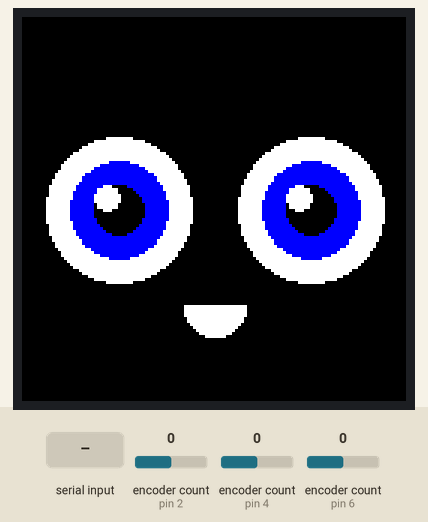
Simulated run of this sketch. Board: Arduino Uno, built with avr-gcc and run on an emulated ATmega328P. On the bench: 128×128 colour display. The inputs (shaded band) are chosen by the test bench; at power-on: encoder count (sensors on pin 2, pin 4, pin 6) 0. What the sketch prints to the serial monitor is not drawn.

Above: at 1.4 s.
1.5 s: "SHOWDIAG" received over Serial
At 3.6 s:
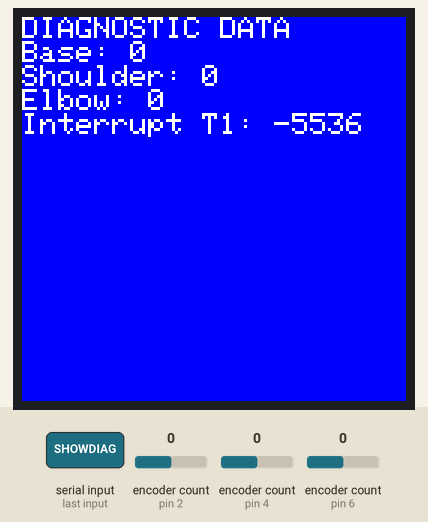
4.0 s: "EYESLEFT" received over Serial
At 6.2 s:
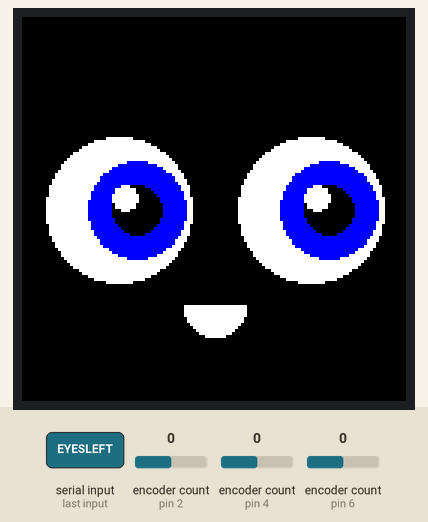
6.5 s: "SHOWDIAG" received over Serial
At 8.6 s:
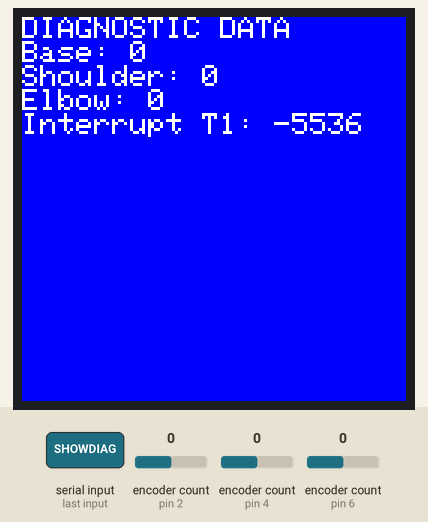
9.0 s: "EYESNORMAL" received over Serial
At 11.4 s:
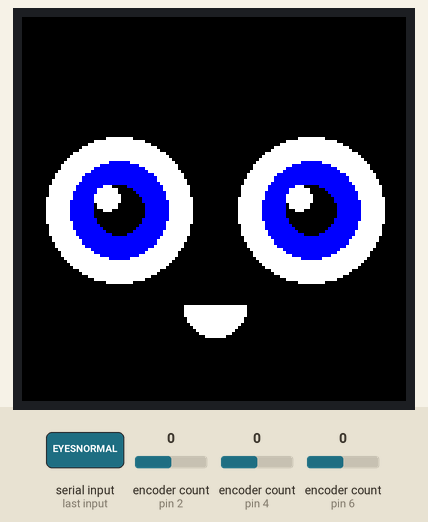
Timing chart, 0 to 12.9 s (numbered marks = the images above; inputs shaded):
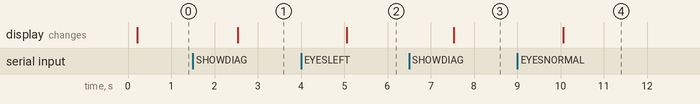

The sketch:

main.ino
```cpp
// #define ENCODER_DO_NOT_USE_INTERRUPTS
#include <Encoder.h>
#include <Adafruit_GFX.h>    // Core graphics library
#include <Adafruit_ST7735.h> // Hardware-specific library for ST7735

#define TFT_CS        10
#define TFT_RST        9
#define TFT_DC         8

Adafruit_ST7735 tft = Adafruit_ST7735(TFT_CS, TFT_DC, TFT_RST);

int timer1_counter;
int eyeHeight = 0;

Encoder base(4, 5);
Encoder shoulder(6, 7);
Encoder elbow(2, 3
);


void drawEyes(int hOffset, int vOffset){

  tft.fillScreen(ST7735_BLACK);

  // Left Eye
  tft.fillCircle(32, 64, 24, ST7735_WHITE);
  tft.fillCircle((32 + hOffset), (64 + vOffset), 16, ST7735_BLUE);
  tft.fillCircle((32 + hOffset), (64 + vOffset), 8, ST7735_BLACK);
  tft.fillCircle((28 + hOffset), (60 + vOffset), 4, ST7735_WHITE);
  // tft.fillCircle(32, 100, 24, ST7735_BLACK);

  // Right Eye
  tft.fillCircle(96, 64, 24, ST7735_WHITE);
  tft.fillCircle((96 + hOffset), (64 + vOffset), 16, ST7735_BLUE);
  tft.fillCircle((96 + hOffset), (64 + vOffset), 8, ST7735_BLACK);
  tft.fillCircle((92 + hOffset), (60 + vOffset), 4, ST7735_WHITE);
  // tft.fillCircle(96, 100, 24, ST7735_BLACK);

}


void drawSmile() {
  tft.fillCircle(64, 96, 10, ST7735_WHITE);
  tft.fillRect(54, 86, 21, 10, ST7735_BLACK);
}

void drawOhNo() {
  tft.fillCircle(64, 96, 7, ST7735_WHITE);
}

void setup() {
  Serial.begin(9600);
  tft.initR(INITR_144GREENTAB);
  tft.fillScreen(ST7735_BLACK);
  // tft.println("Serial link up");
  drawEyes(0, 0);
  drawSmile();

  noInterrupts();
  TCCR1A = 0;
  TCCR1B = 0;
  timer1_counter = 60000;

  TCNT1 = timer1_counter;
  TCCR1B |= (1 << CS12);
  TIMSK1 |= (1 << TOIE1);
  interrupts();
}

ISR(TIMER1_OVF_vect) {
  TCNT1 = timer1_counter;

  Serial.println("BASE");
  Serial.println(base.read());

  Serial.println("SHOULDER");
  Serial.println(shoulder.read());

  Serial.println("ELBOW");
  Serial.println(elbow.read());

}

void loop() {
  String incomingString = Serial.readString();

  if (incomingString == "SHOWDIAG") {
    tft.fillScreen(ST7735_BLUE);
    tft.setCursor(0,0);
    tft.println("DIAGNOSTIC DATA");
    tft.print("Base: ");
    tft.println(base.read());
    tft.print("Shoulder: ");
    tft.println(shoulder.read());
    tft.print("Elbow: ");
    tft.println(elbow.read());
    tft.print("Interrupt T1: ");
    tft.println(timer1_counter);
    incomingString = "";
  }

  if (incomingString == "EYESNORMAL") {
    drawEyes(0,0);
    drawSmile();
    incomingString = "";
  }

  if (incomingString == "EYESLEFT") {
    drawEyes(6,0);
    drawSmile();
    incomingString = "";
  }

  if (incomingString == "EYESRIGHT") {
    drawEyes(-6,0);
    drawSmile();
    incomingString = "";
  }

  if (incomingString == "EYESUP") {
    drawEyes(0,-6);
    drawSmile();
    incomingString = "";
  }

  if (incomingString == "EYESDOWN") {
    drawEyes(0,6);
    drawSmile();
    incomingString = "";
  }

  if (incomingString == "PICKUP") {
    drawEyes(0,6);
    drawOhNo();
    incomingString = "";
  }

  /*
  while (eyeHeight < 6) {
    drawEyes(0,eyeHeight);
    eyeHeight++;
    delay(20);
  }

  while (eyeHeight > -6) {
    drawEyes(0,eyeHeight);
    eyeHeight--;
    delay(20);
  }
  */
}
```

Measured:
- after the input at 1.5 s, the display: changes after 1.0 s (image 1)
- after the input at 4.0 s, the display: changes after 1.1 s (image 2)
- after the input at 6.5 s, the display: changes after 1.0 s (image 3)
- after the input at 9.0 s, the display: changes after 1.1 s (image 4)
